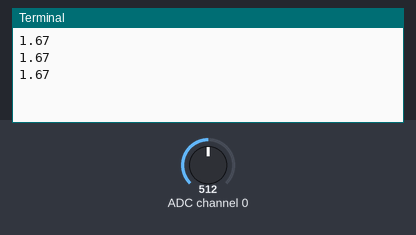
A program run on a simulated Raspberry Pi (BCM pin numbers). On the bench: the last lines printed to the terminal. The inputs (shaded band) are chosen by the test bench; at power-on: ADC channel 0 = 512 (analog values on the 0–1023 scale).

Above: at 1.2 s.
1.3 s: ADC channel 0 set to 716
At 1.8 s:
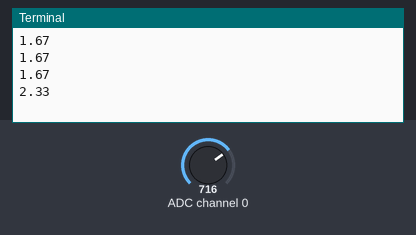
2.8 s: ADC channel 0 set to 900
At 3.4 s:
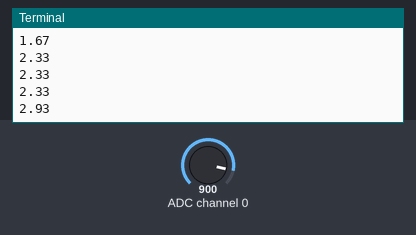
Timing chart, 0 to 5.8 s (numbered marks = the images above; inputs shaded):
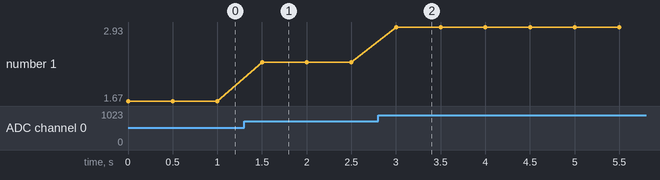

The program:

read_vtg_spi.py
```python
import spidev
import time

channel = 0
spi = spidev.SpiDev()
spi.open(0, 0)
#If you had the pot on CH1 and connected to GPIO 7 (SPIO_CE1_H)
#then you would have code - spi.open(1, 1).
#And so if you wanted to get info from any other channel
#from 2 to 7 the second digit in the list correspond to that channel number.

while True:
    result = spi.xfer2([1, (8 + channel) << 4, 0])
    digital_code = int(((result[1] & 3) << 8) + result[2])
    voltage = round(((digital_code * 3.33) / 1024), 2)
    print voltage
    time.sleep(0.5)
```

Measured:
- after the input at 1.3 s, the terminal: prints a new line after 0.20 s (image 1)
- after the input at 2.8 s, the terminal: prints a new line after 0.20 s (image 2)
- plotted number 1: 1.67 → 2.33 after the input at 1.3 s, 2.33 → 2.93 after the input at 2.8 s
